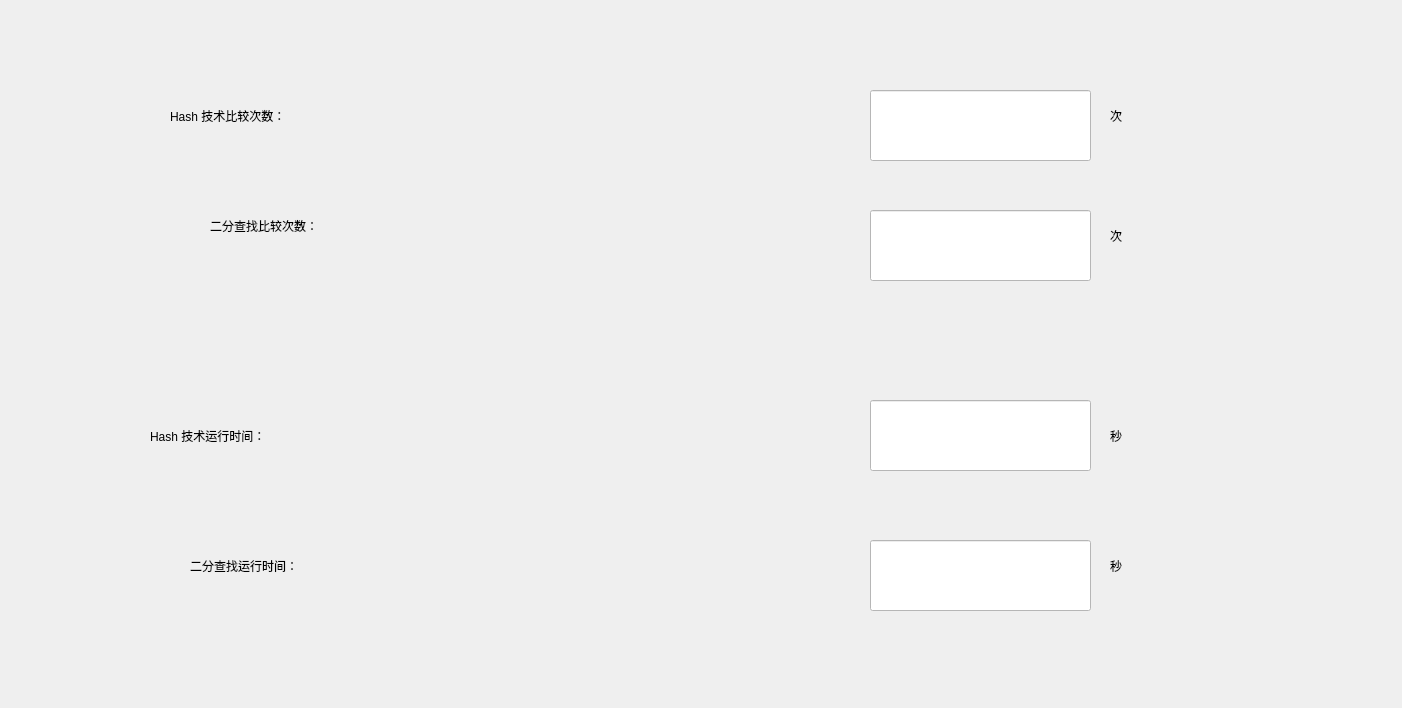
<?xml version="1.0" encoding="UTF-8"?>
<ui version="4.0">
 <class>CmpWeight</class>
 <widget class="QWidget" name="CmpWeight">
  <property name="geometry">
   <rect>
    <x>0</x>
    <y>0</y>
    <width>1402</width>
    <height>708</height>
   </rect>
  </property>
  <property name="windowTitle">
   <string>Form</string>
  </property>
  <widget class="QLabel" name="label">
   <property name="geometry">
    <rect>
     <x>170</x>
     <y>70</y>
     <width>681</width>
     <height>91</height>
    </rect>
   </property>
   <property name="styleSheet">
    <string notr="true">font: 36pt &quot;Comic Sans MS&quot;;
color: rgb(0, 0, 0);</string>
   </property>
   <property name="text">
    <string>Hash 技术比较次数：</string>
   </property>
  </widget>
  <widget class="QLabel" name="label_2">
   <property name="geometry">
    <rect>
     <x>210</x>
     <y>180</y>
     <width>611</width>
     <height>91</height>
    </rect>
   </property>
   <property name="styleSheet">
    <string notr="true">font: 36pt &quot;Comic Sans MS&quot;;
color: rgb(0, 0, 0);</string>
   </property>
   <property name="text">
    <string>二分查找比较次数：</string>
   </property>
  </widget>
  <widget class="QLineEdit" name="edit_hashCnt">
   <property name="geometry">
    <rect>
     <x>870</x>
     <y>90</y>
     <width>221</width>
     <height>71</height>
    </rect>
   </property>
   <property name="styleSheet">
    <string notr="true">font: 28pt &quot;Comic Sans MS&quot;;
color: rgb(0, 0, 0);
background-color: rgb(255, 255, 255);</string>
   </property>
   <property name="alignment">
    <set>Qt::AlignCenter</set>
   </property>
  </widget>
  <widget class="QLineEdit" name="edit_biCnt">
   <property name="geometry">
    <rect>
     <x>870</x>
     <y>210</y>
     <width>221</width>
     <height>71</height>
    </rect>
   </property>
   <property name="styleSheet">
    <string notr="true">font: 28pt &quot;Comic Sans MS&quot;;
color: rgb(0, 0, 0);
background-color: rgb(255, 255, 255);</string>
   </property>
   <property name="alignment">
    <set>Qt::AlignCenter</set>
   </property>
  </widget>
  <widget class="QLabel" name="label_3">
   <property name="geometry">
    <rect>
     <x>150</x>
     <y>390</y>
     <width>681</width>
     <height>91</height>
    </rect>
   </property>
   <property name="styleSheet">
    <string notr="true">font: 36pt &quot;Comic Sans MS&quot;;
color: rgb(0, 0, 0);</string>
   </property>
   <property name="text">
    <string>Hash 技术运行时间：</string>
   </property>
  </widget>
  <widget class="QLabel" name="label_4">
   <property name="geometry">
    <rect>
     <x>190</x>
     <y>520</y>
     <width>611</width>
     <height>91</height>
    </rect>
   </property>
   <property name="styleSheet">
    <string notr="true">font: 36pt &quot;Comic Sans MS&quot;;
color: rgb(0, 0, 0);</string>
   </property>
   <property name="text">
    <string>二分查找运行时间：</string>
   </property>
  </widget>
  <widget class="QLineEdit" name="edit_hashTime">
   <property name="geometry">
    <rect>
     <x>870</x>
     <y>400</y>
     <width>221</width>
     <height>71</height>
    </rect>
   </property>
   <property name="styleSheet">
    <string notr="true">font: 28pt &quot;Comic Sans MS&quot;;
color: rgb(0, 0, 0);
background-color: rgb(255, 255, 255);</string>
   </property>
   <property name="alignment">
    <set>Qt::AlignCenter</set>
   </property>
  </widget>
  <widget class="QLineEdit" name="edit_biTime">
   <property name="geometry">
    <rect>
     <x>870</x>
     <y>540</y>
     <width>221</width>
     <height>71</height>
    </rect>
   </property>
   <property name="styleSheet">
    <string notr="true">font: 28pt &quot;Comic Sans MS&quot;;
color: rgb(0, 0, 0);
background-color: rgb(255, 255, 255);</string>
   </property>
   <property name="alignment">
    <set>Qt::AlignCenter</set>
   </property>
  </widget>
  <widget class="QLabel" name="label_5">
   <property name="geometry">
    <rect>
     <x>1110</x>
     <y>70</y>
     <width>81</width>
     <height>91</height>
    </rect>
   </property>
   <property name="styleSheet">
    <string notr="true">font: 36pt &quot;Comic Sans MS&quot;;
color: rgb(0, 0, 0);</string>
   </property>
   <property name="text">
    <string>次</string>
   </property>
  </widget>
  <widget class="QLabel" name="label_6">
   <property name="geometry">
    <rect>
     <x>1110</x>
     <y>190</y>
     <width>81</width>
     <height>91</height>
    </rect>
   </property>
   <property name="styleSheet">
    <string notr="true">font: 36pt &quot;Comic Sans MS&quot;;
color: rgb(0, 0, 0);</string>
   </property>
   <property name="text">
    <string>次</string>
   </property>
  </widget>
  <widget class="QLabel" name="label_7">
   <property name="geometry">
    <rect>
     <x>1110</x>
     <y>390</y>
     <width>81</width>
     <height>91</height>
    </rect>
   </property>
   <property name="styleSheet">
    <string notr="true">font: 36pt &quot;Comic Sans MS&quot;;
color: rgb(0, 0, 0);</string>
   </property>
   <property name="text">
    <string>秒</string>
   </property>
  </widget>
  <widget class="QLabel" name="label_8">
   <property name="geometry">
    <rect>
     <x>1110</x>
     <y>520</y>
     <width>81</width>
     <height>91</height>
    </rect>
   </property>
   <property name="styleSheet">
    <string notr="true">font: 36pt &quot;Comic Sans MS&quot;;
color: rgb(0, 0, 0);</string>
   </property>
   <property name="text">
    <string>秒</string>
   </property>
  </widget>
 </widget>
 <resources/>
 <connections/>
</ui>
